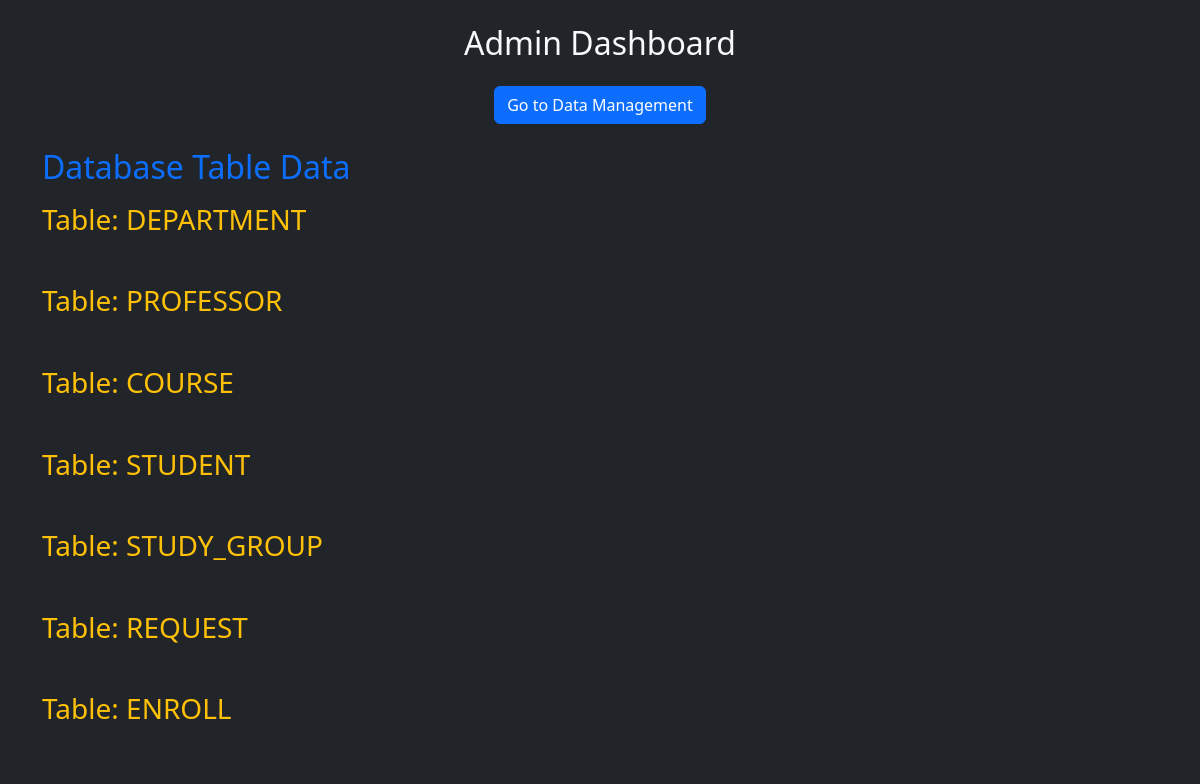
Before: /admin/admin.php with the older database file.
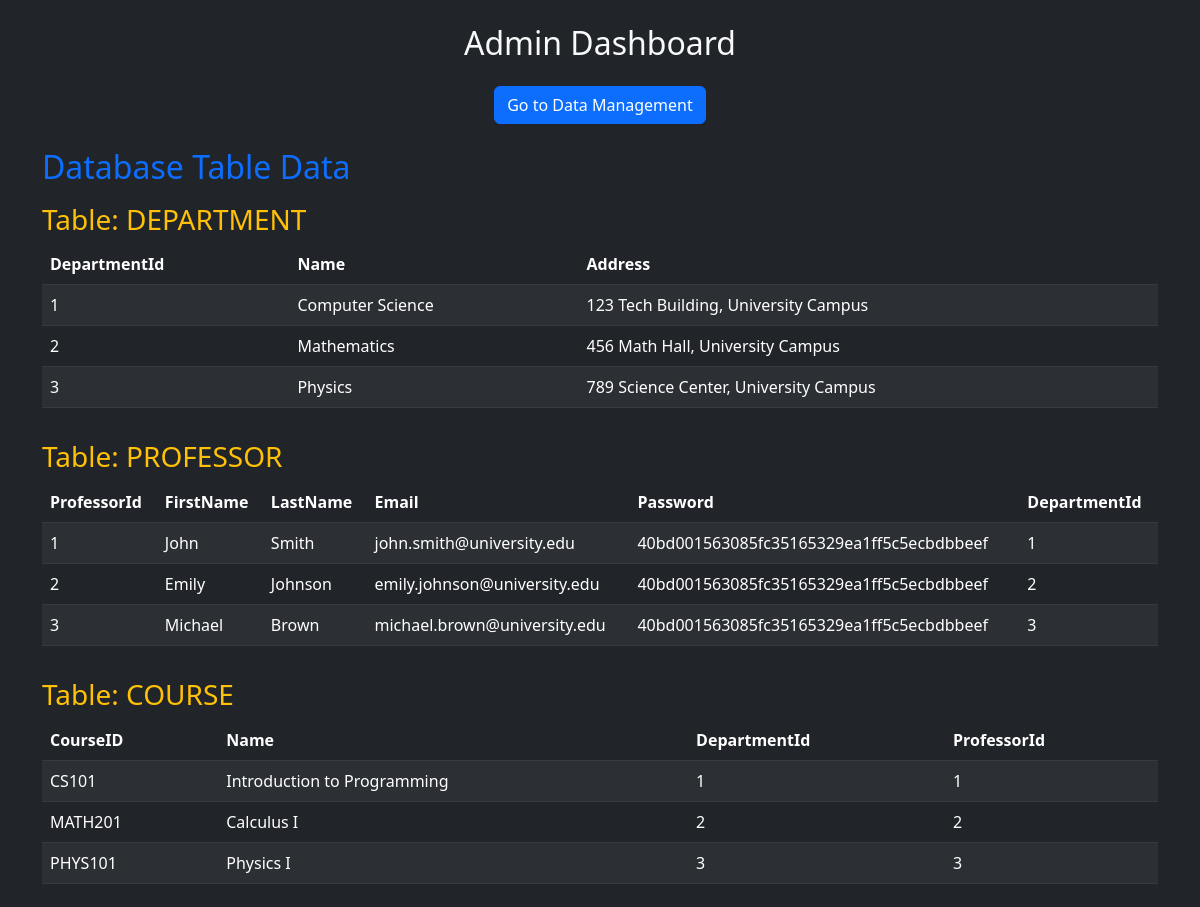
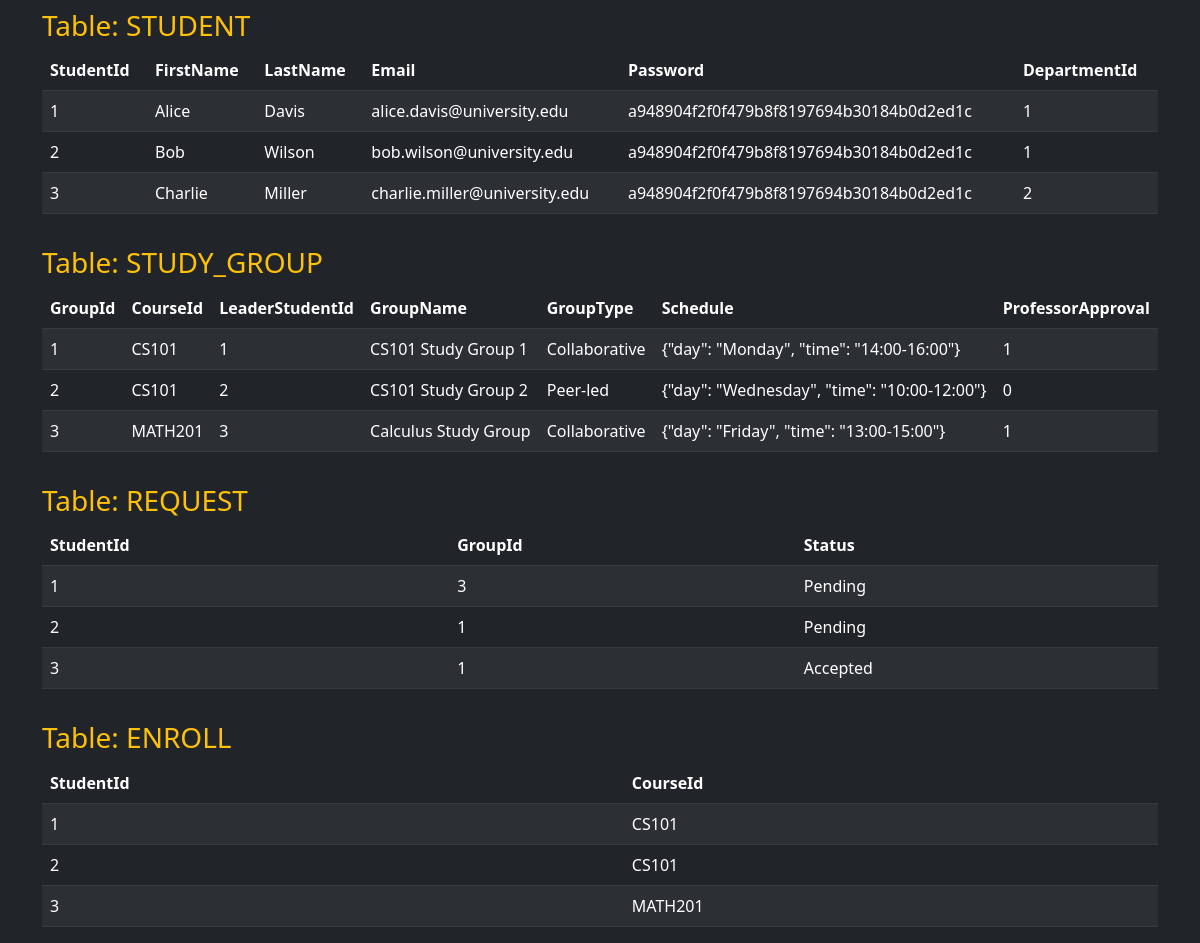
After: the same page with the newer database file (2 pictures, top to bottom).
### tables this page shows
CREATE TABLE IF NOT EXISTS DEPARTMENT (
    DepartmentId INT AUTO_INCREMENT PRIMARY KEY,
    Name VARCHAR(100) NOT NULL,
    Address TEXT
);

CREATE TABLE IF NOT EXISTS PROFESSOR (
    ProfessorId INT AUTO_INCREMENT PRIMARY KEY,
    FirstName VARCHAR(50) NOT NULL,
    LastName VARCHAR(50) NOT NULL,
    Email VARCHAR(100) NOT NULL UNIQUE,
    Password VARCHAR(255) NOT NULL,
    DepartmentId INT,
    FOREIGN KEY (DepartmentId) REFERENCES DEPARTMENT(DepartmentId) ON DELETE SET NULL
);

CREATE TABLE IF NOT EXISTS COURSE (
    CourseID VARCHAR(20) PRIMARY KEY,
    Name VARCHAR(100) NOT NULL,
    DepartmentId INT,
    ProfessorId INT,
    FOREIGN KEY (DepartmentId) REFERENCES DEPARTMENT(DepartmentId) ON DELETE SET NULL,
    FOREIGN KEY (ProfessorId) REFERENCES PROFESSOR(ProfessorId) ON DELETE SET NULL
);

CREATE TABLE IF NOT EXISTS STUDENT (
    StudentId INT AUTO_INCREMENT PRIMARY KEY UNIQUE,
    FirstName VARCHAR(50) NOT NULL,
    LastName VARCHAR(50) NOT NULL,
    Email VARCHAR(100) NOT NULL UNIQUE,
    Password VARCHAR(255) NOT NULL,
    DepartmentId INT,
    FOREIGN KEY (DepartmentId) REFERENCES DEPARTMENT(DepartmentId) ON DELETE SET NULL
);

CREATE TABLE IF NOT EXISTS STUDY_GROUP (
    GroupId INT AUTO_INCREMENT PRIMARY KEY,
    CourseId VARCHAR(20) NOT NULL,
    LeaderStudentId INT,
    GroupName VARCHAR(100),
    GroupType VARCHAR(50),
    Schedule JSON,
    ProfessorApproval BOOLEAN DEFAULT FALSE,
    FOREIGN KEY (CourseId) REFERENCES COURSE(CourseID) ON DELETE CASCADE,
    FOREIGN KEY (LeaderStudentId) REFERENCES STUDENT(StudentId) ON DELETE SET NULL
);

CREATE TABLE IF NOT EXISTS REQUEST (
    StudentId INT,
    GroupId INT,
    Status ENUM('Pending', 'Accepted', 'Rejected') DEFAULT 'Pending',
    PRIMARY KEY (StudentId, GroupId),
    FOREIGN KEY (StudentId) REFERENCES STUDENT(StudentId) ON DELETE CASCADE,
    FOREIGN KEY (GroupId) REFERENCES STUDY_GROUP(GroupId) ON DELETE CASCADE
);

CREATE TABLE IF NOT EXISTS ENROLL (
    StudentId INT,
    CourseId VARCHAR(20),
    PRIMARY KEY (StudentId, CourseId),
    FOREIGN KEY (StudentId) REFERENCES STUDENT(StudentId) ON DELETE CASCADE,
    FOREIGN KEY (CourseId) REFERENCES COURSE(CourseID) ON DELETE CASCADE
);

### admin/admin.php (the view, shortened to what this page needs)
<?php
$servername = "mysql";
$username = "root";
$password = "";
$dbname = "study_group_matcher";
$conn = new mysqli($servername, $username, $password);
$sql = "CREATE DATABASE IF NOT EXISTS $dbname";
$conn->query($sql);
$conn->select_db($dbname);
?>
<!DOCTYPE html>
<html>
<head>
    <link href="https://cdn.jsdelivr.net/npm/bootstrap@5.3.0/dist/css/bootstrap.min.css" rel="stylesheet">
</head>
<body class="bg-dark text-light">
    <div class="container mt-4">
        <h2 class="text-center">Admin Dashboard</h2>
        <div class="text-center mt-4">
            <form action="manage.php" method="get">
                <button type="submit" class="btn btn-primary">Go to Data Management</button>
            </form>
        </div>
        <h2 class="mt-4 text-primary">Database Table Data</h2>
        <?php
        foreach (array_keys($tables) as $table) {
            echo "<h3 class='text-warning mt-3'>Table: $table</h3>";
            $result = $conn->query("SELECT * FROM $table");
            if ($result->num_rows > 0) {
                echo "<div class='table-responsive'><table class='table table-dark table-striped'>";
                echo "<thead class='thead-light'><tr>";
                while ($field = $result->fetch_field()) {
                    echo "<th>{$field->name}</th>";
                }
                echo "</tr></thead><tbody>";
                while ($row = $result->fetch_assoc()) {
                    echo "<tr>";
                    foreach ($row as $value) {
                        echo "<td>$value</td>";
                    }
                    echo "</tr>";
                }
                echo "</tbody></table></div>";
            } else {
                echo "<p class='text-muted'>No data available.</p>";
            }
        }
        ?>
    </div>
</body>
</html>

Changed rows visible on the page:
added department: DepartmentId "1", Name "Computer Science", Address "123 Tech Building, University Campus"
added department: DepartmentId "2", Name "Mathematics", Address "456 Math Hall, University Campus"
added department: DepartmentId "3", Name "Physics", Address "789 Science Center, University Campus"
added professor: value "1", FirstName "John", LastName "Smith", Email "john.smith@university.edu", Password "40bd001563085fc35165329ea1ff5c5ecbdbbeef"
added professor: value "2", FirstName "Emily", LastName "Johnson", Email "emily.johnson@university.edu", Password "40bd001563085fc35165329ea1ff5c5ecbdbbeef"
added professor: value "3", FirstName "Michael", LastName "Brown", Email "michael.brown@university.edu", Password "40bd001563085fc35165329ea1ff5c5ecbdbbeef"
added course: CourseID "CS101", Name "Introduction to Programming", value "1"
added course: CourseID "MATH201", Name "Calculus I", value "2"
added course: CourseID "PHYS101", Name "Physics I", value "3"
added student: value "1", FirstName "Alice", LastName "Davis", Email "alice.davis@university.edu", Password "a948904f2f0f479b8f8197694b30184b0d2ed1c"
added student: StudentId "2", FirstName "Bob", LastName "Wilson", Email "bob.wilson@university.edu", Password "a948904f2f0f479b8f8197694b30184b0d2ed1c", DepartmentId "1"
added student: StudentId "3", FirstName "Charlie", LastName "Miller", Email "charlie.miller@university.edu", Password "a948904f2f0f479b8f8197694b30184b0d2ed1c", DepartmentId "2"
added study_group: value "1", CourseId "CS101", GroupName "CS101 Study Group 1", GroupType "Collaborative", Schedule "{\"day\": \"Monday\", \"time\": \"14:00-16:00\"}"
added study_group: value "2", CourseId "CS101", GroupName "CS101 Study Group 2", GroupType "Peer-led", Schedule "{\"day\": \"Wednesday\", \"time\": \"10:00-12:00\"}", ProfessorApproval "0"
added study_group: value "3", CourseId "MATH201", GroupName "Calculus Study Group", GroupType "Collaborative", Schedule "{\"day\": \"Friday\", \"time\": \"13:00-15:00\"}", ProfessorApproval "1"
added request: StudentId "1", GroupId "3", Status "Pending"
added request: StudentId "2", GroupId "1", Status "Pending"
added request: StudentId "3", GroupId "1", Status "Accepted"
added enroll: StudentId "1", CourseId "CS101"
added enroll: StudentId "2", CourseId "CS101"
added enroll: StudentId "3", CourseId "MATH201"
Other visible differences:
new list line: "DepartmentId Name Address"
new list line: "ProfessorId FirstName LastName Email Password DepartmentId"
new list line: "CourseID Name DepartmentId ProfessorId"
new list line: "StudentId FirstName LastName Email Password DepartmentId"
new list line: "GroupId CourseId LeaderStudentId GroupName GroupType Schedule ProfessorApproval"
new list line: "StudentId GroupId Status"
new list line: "StudentId CourseId"
